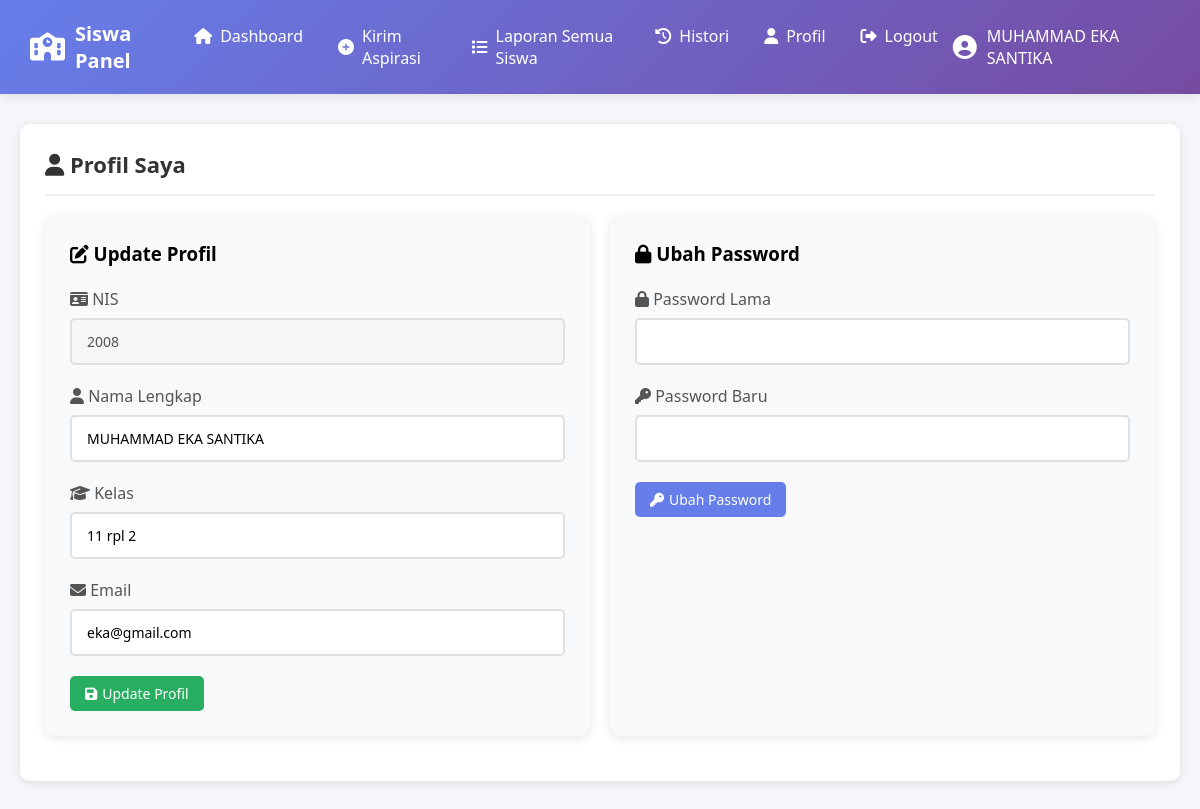
Screenshot of /VIEW/SISWA/profil_siswa.php (signed in) with the database file from the repository.
### tables this page shows
CREATE TABLE `siswa` (
  `nis` int NOT NULL,
  `nama` varchar(35) NOT NULL,
  `kelas` varchar(10) NOT NULL,
  `email` varchar(50) NOT NULL,
  `password` varchar(255) NOT NULL,
  `created_at` timestamp NULL DEFAULT CURRENT_TIMESTAMP
);

### MODEL/m_koneksi.php (called while the page is built, shortened)
<?php
class Koneksi
{
    private $host = "127.0.0.1";
    private $username = "root";
    private $password = "root";
    private $db = "pengaduan_sarana_sekolah_kel6_11rpl2";
    function __construct()
    {
        $this->koneksi = mysqli_connect(
            $this->host,
            $this->username,
            $this->password,
            $this->db
        );
    }
}
?>

### MODEL/m_siswa.php (called while the page is built, shortened)
<?php
require_once 'm_koneksi.php';
class Siswa {
    private $koneksi;
    public function __construct() {
        $db = new Koneksi();
        $this->koneksi = $db->koneksi;
    }
    public function getSiswaByNis($nis) {
        $query = "SELECT * FROM siswa
                  WHERE nis = '$nis'";
        $result = mysqli_query($this->koneksi, $query);
        return mysqli_fetch_assoc($result);
    }
}
?>

### VIEW/SISWA/profil_siswa.php (the view, shortened to what this page needs)
<?php
require_once '../../MODEL/m_siswa.php';
$siswaModel = new Siswa();
$siswa = $siswaModel->getSiswaByNis($_SESSION['nis']);
?>
<!DOCTYPE html>
<html lang="id">
<head>
    <link rel="stylesheet" href="../../ASSETS/NavbarAdmin.css">
    <link rel="stylesheet" href="https://cdnjs.cloudflare.com/ajax/libs/font-awesome/6.4.0/css/all.min.css">
</head>
<body>
    <?php include '../../template/NavbarSiswa.php'; ?>
    <div class="container">
        <div class="card">
            <div class="card-header">
                <h2><i class="fas fa-user"></i> Profil Saya</h2>
            </div>
            <div style="display: grid; grid-template-columns: 1fr 1fr; gap: 20px;">
                <div class="card" style="background: #f8f9fa;">
                    <h3><i class="fas fa-edit"></i> Update Profil</h3><br>
                    <form action="../../CONTROLLER/SiswaController.php" method="POST">
                        <div class="form-group">
                            <label><i class="fas fa-id-card"></i> NIS</label>
                            <input type="text" value="<?php echo $siswa['nis']; ?>" disabled>
                        </div>
                        <div class="form-group">
                            <label><i class="fas fa-user"></i> Nama Lengkap</label>
                            <input type="text" name="nama" value="<?php echo htmlspecialchars($siswa['nama']); ?>" required>
                        </div>
                        <div class="form-group">
                            <label><i class="fas fa-graduation-cap"></i> Kelas</label>
                            <input type="text" name="kelas" value="<?php echo htmlspecialchars($siswa['kelas']); ?>" required>
                        </div>
                        <div class="form-group">
                            <label><i class="fas fa-envelope"></i> Email</label>
                            <input type="email" name="email" value="<?php echo htmlspecialchars($siswa['email']); ?>" required>
                        </div>
                        <button type="submit" name="update_profil" class="btn btn-success">
                            <i class="fas fa-save"></i> Update Profil
                        </button>
                    </form>
                </div>
                <div class="card" style="background: #f8f9fa;">
                    <h3><i class="fas fa-lock"></i> Ubah Password</h3><br>
                    <form action="../../CONTROLLER/SiswaController.php" method="POST">
                        <div class="form-group">
                            <label><i class="fas fa-lock"></i> Password Lama</label>
                            <input type="password" name="password_lama" required>
                        </div>
                        <div class="form-group">
                            <label><i class="fas fa-key"></i> Password Baru</label>
                            <input type="password" name="password_baru" required>
                        </div>
                        <button type="submit" name="update_password" class="btn btn-primary">
                            <i class="fas fa-key"></i> Ubah Password
                        </button>
                    </form>
                </div>
            </div>
        </div>
    </div>
</body>
</html>

### ASSETS/NavbarAdmin.css (style rules this page uses)
* { margin: 0; padding: 0; box-sizing: border-box; font-family: 'Segoe UI', Tahoma, Geneva, Verdana, sans-serif; }
body { background: #f5f6fa; }
.container { max-width: 1200px; margin: 30px auto; padding: 0 20px; }
.card { background: white; border-radius: 10px; box-shadow: 0 2px 10px rgba(0,0,0,0.1); padding: 25px; margin-bottom: 20px; }
.card-header { display: flex; justify-content: space-between; align-items: center; margin-bottom: 20px; padding-bottom: 15px; border-bottom: 2px solid #f0f0f0; }
.card-header h2 { color: #333; font-size: 22px; }
.btn { padding: 8px 15px; border: none; border-radius: 5px; cursor: pointer; font-size: 14px; text-decoration: none; display: inline-flex; align-items: center; gap: 5px; transition: all 0.3s; }
.btn-primary { background: #667eea; color: white; }
.btn-success { background: #27ae60; color: white; }
.form-group { margin-bottom: 20px; }
.form-group label { display: block; margin-bottom: 8px; color: #555; font-weight: 500; }
.form-group input, .form-group select, .form-group textarea { width: 100%; padding: 12px 15px; border: 2px solid #e0e0e0; border-radius: 5px; font-size: 14px; transition: border-color 0.3s; }

### rows the page displays
siswa: nis "2008", nama "MUHAMMAD EKA SANTIKA", kelas "11 rpl 2", email "eka@gmail.com"

### other values shown
$_SESSION['nama'] "MUHAMMAD EKA SANTIKA"
